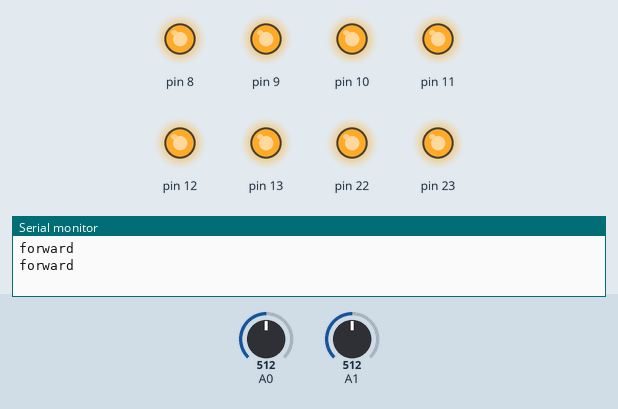
Bench run of a sketch on a simulated Arduino Uno, built with avr-gcc and run on an emulated ATmega328P. On the bench: output pins drawn as LEDs (lit = HIGH), the last lines printed to the serial monitor. The inputs (shaded band) are chosen by the test bench; at power-on: A1 = 512, A0 = 512.

Above: at 1.8 s.
1.9 s: A1 set to 486
At 3.3 s:
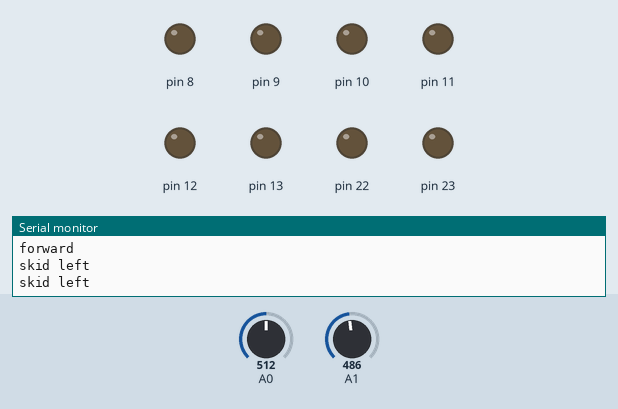
6.5 s: A1 set to 510
At 8.3 s:
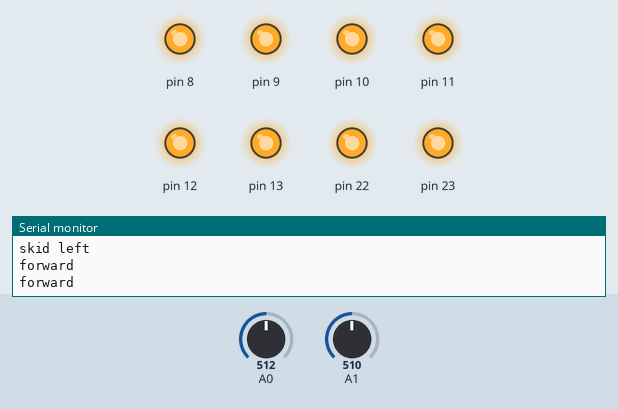
9.5 s: A1 set to 490
At 10.6 s:
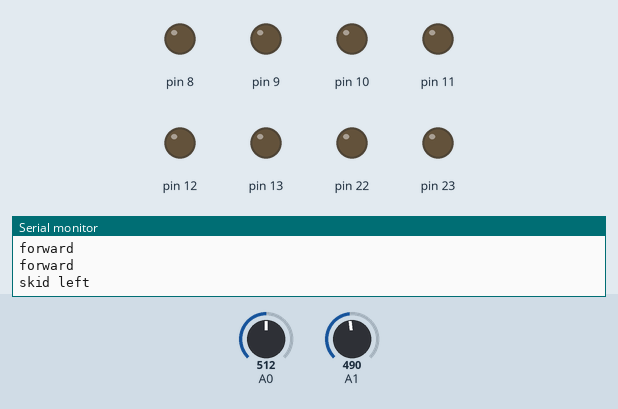
11.5 s: A1 set to 511
At 13.4 s:
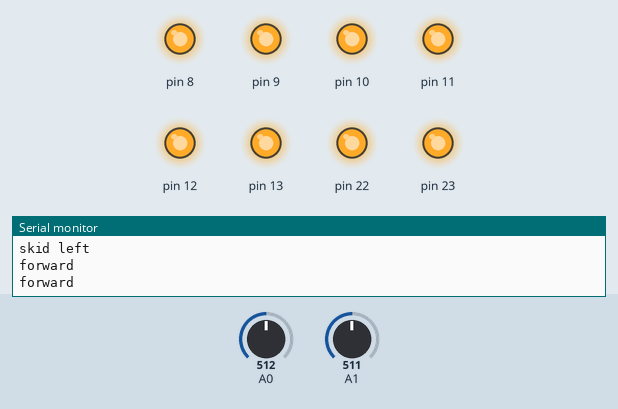
Timing chart, 0 to 14.5 s (numbered marks = the images above; inputs shaded):
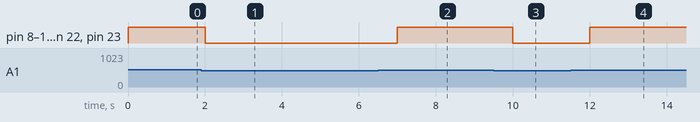

Measured:
- the behaviour switches between 500 and 499 on A1 (found by bisection; images 0 and 1)
- after the input at 1.9 s, pin 8–13, pin 22, pin 23: HIGH → LOW after 0.10 s
- after the input at 6.5 s, pin 8–13, pin 22, pin 23: LOW → HIGH after 0.50 s
- after the input at 9.5 s, pin 8–13, pin 22, pin 23: HIGH → LOW after 0.50 s
- after the input at 11.5 s, pin 8–13, pin 22, pin 23: LOW → HIGH after 0.50 s

The sketch:

led_ir.ino
```cpp
int main(void)
{
 DDRB=0XFF;
Serial.begin(2000000);
while(1)
{
  ADMUX=0x40;
ADCSRA=0xC7;
while (ADCSRA&0x40);
  int left=ADCW;
 ADMUX=0x41;
 ADCSRA=0xC7;

  while(ADCSRA&0x40);

    int right=ADCW;
    if(left<500&&right<500)
    {
      PORTC=0x00;
      PORTB=0x00;
      Serial.println("backward");
      _delay_ms(1000);
    }
     if(left<500&&right>500)
    {
        PORTC=0x00;
      PORTB=0xFF;
      Serial.println(" skid right");
      _delay_ms(1000);
    }
 if(left>500&&right<500)
    {
        PORTC=0xFF;
      PORTB=0x00;
      Serial.println("skid left");
      _delay_ms(1000);
    }
 if(left>500&&right>500)
    {
        PORTC=0xFF;
      PORTB=0xFF;
      Serial.println("forward");
      _delay_ms(1000);
    }
}
}
```
